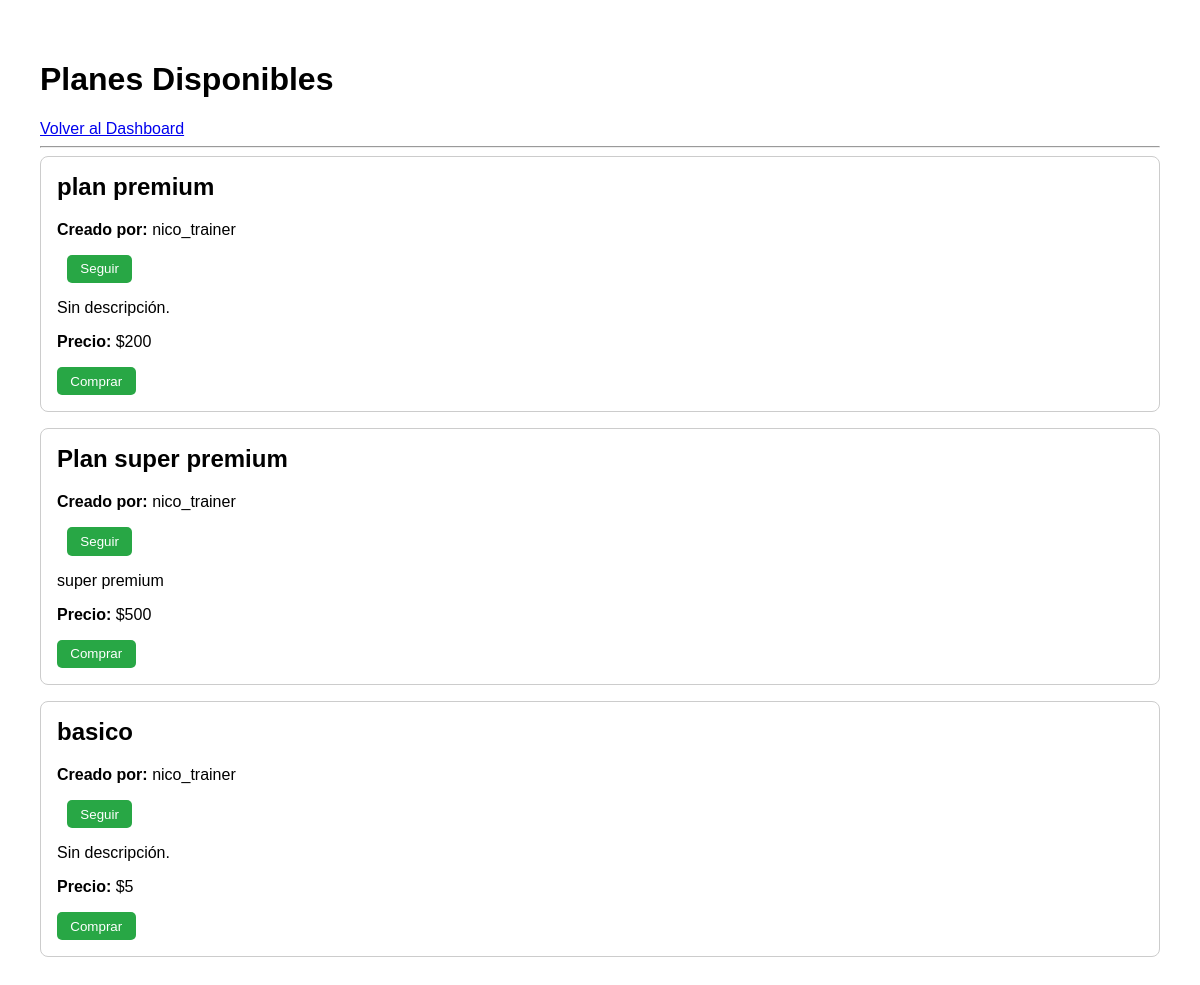
The page /plans/ (signed in) on the database its author committed.
### app/models/business.py (models this page shows)
class Plan(Base):
    __tablename__ = 'plans'
    id = Column(Integer, primary_key=True, index=True)
    title = Column(String, nullable=False)
    description = Column(Text, nullable=True)
    price = Column(Integer, nullable=False)
    trainer_id = Column(Integer, ForeignKey('users.id'), nullable=False)
    creator = relationship('User', back_populates='created_plans')
    routines =  relationship(
        'Routine',
        secondary=plans_routines,
        back_populates='plans'
    )
    purchases = relationship("Purchase", back_populates="plan", cascade="all, delete-orphan")
    buyers = relationship(
        "User",
        secondary="purchases",
        viewonly=True,
        back_populates="purchased_plans"
    )

### app/models/user.py (models this page shows, shortened)
class User(Base):
    __tablename__ = "users"
    id = Column(Integer, primary_key=True, index=True)
    username = Column(String, unique=True, index=True)
    hashed_password = Column(String)
    email = Column(String, unique=True, index=True)
    role = Column(Enum(UserRole), default=UserRole.USER, nullable=False)
    is_pending_trainer = Column(Boolean, default=False, nullable=False)
    created_plans = relationship('Plan', back_populates='creator')
    created_routines = relationship('Routine', back_populates='creator')
    created_sessions = relationship('Session', back_populates='creator')
    purchases = relationship("Purchase", back_populates="user")
    purchased_plans = relationship(
        "Plan",
        secondary="purchases",
        viewonly=True,
        back_populates="buyers"
    )
    notifications = relationship(
        "Notification",
        back_populates="user",
        cascade="all, delete-orphan",
        order_by="desc(Notification.created_at)"
    )
    following = relationship(
        "User",
        secondary=user_follows,
        primaryjoin=(user_follows.c.follower_id == id),
        secondaryjoin=(user_follows.c.followed_id == id),
        back_populates="followed_by"
    )
    followed_by = relationship(
        "User",
        secondary=user_follows,
        primaryjoin=(user_follows.c.followed_id == id),
        secondaryjoin=(user_follows.c.follower_id == id),
        back_populates="following"
    )
    session_logs = relationship(
        "SessionLog",
        back_populates="user",
        cascade="all, delete-orphan",
        order_by="desc(SessionLog.date)"
    )

### app/api/routes/plans.py (the view)
@router.get("/", response_class=HTMLResponse)
def get_available_plans(
    request: Request,
    db: Session = Depends(get_db),
    current_user: User = Depends(get_current_user)
):
    purchased_plan_ids_subquery = db.query(Purchase.plan_id).filter(
        Purchase.user_id == current_user.id
    ).subquery()
    plans = db.query(Plan).filter(
        Plan.id.notin_(purchased_plan_ids_subquery)
    ).options(
        joinedload(Plan.creator)
    ).all()
    following_ids = {user.id for user in current_user.following}
    return templates.TemplateResponse("plans.html", {
        "request": request,
        "plans": plans,
        "following_ids": following_ids,
        "current_user": current_user
    })

### app/templates/plans.html (shortened to what this page needs)
<!DOCTYPE html>
<html lang="es">
<head>
</head>
<body>
    <h1>Planes Disponibles</h1>
    <a href="/dashboard">Volver al Dashboard</a>
    <hr>
    {% if plans %}
        {% for plan in plans %}
            <div class="plan">
                <h2>{{ plan.title }}</h2>
                <p>
                    <strong>Creado por:</strong>
                    {{ plan.creator.username }}
                    {% if plan.creator.id != current_user.id %}
                        {% if plan.creator.id in following_ids %}
                            <form action="/users/unfollow/{{ plan.creator.id }}" method="post" style="display: inline; margin-left: 10px;">
                                <button type="submit" class="secondary outline">Dejar de Seguir</button>
                            </form>
                        {% else %}
                            <form action="/users/follow/{{ plan.creator.id }}" method="post" style="display: inline; margin-left: 10px;">
                                <button type="submit" class="primary">Seguir</button>
                            </form>
                        {% endif %}
                    {% endif %}
                </p>
                <p>{{ plan.description or 'Sin descripción.' }}</p>
                <p><strong>Precio:</strong> ${{ plan.price }}</p>
                <form action="/plans/purchase" method="post">
                    <button type="submit">Comprar</button>
                </form>
            </div>
        {% endfor %}
    {% else %}
        <p>No hay planes disponibles en este momento.</p>
    {% endif %}
</body>
</html>

### app/templates/plans.html (style rules this page uses)
body { font-family: sans-serif; padding: 2em; }
.plan { border: 1px solid #ccc; border-radius: 8px; padding: 1em; margin-bottom: 1em; }
.plan h2 { margin-top: 0; }
button { background-color: #28a745; color: white; padding: 0.5em 1em; border: none; border-radius: 5px; cursor: pointer; }

### rows shown on the page
Plan: title "plan premium", creator.username "nico_trainer", description "Sin descripción.", price "200"
Plan: title "Plan super premium", creator.username "nico_trainer", description "super premium", price "500"
Plan: title "basico", creator.username "nico_trainer", description "Sin descripción.", price "5"
